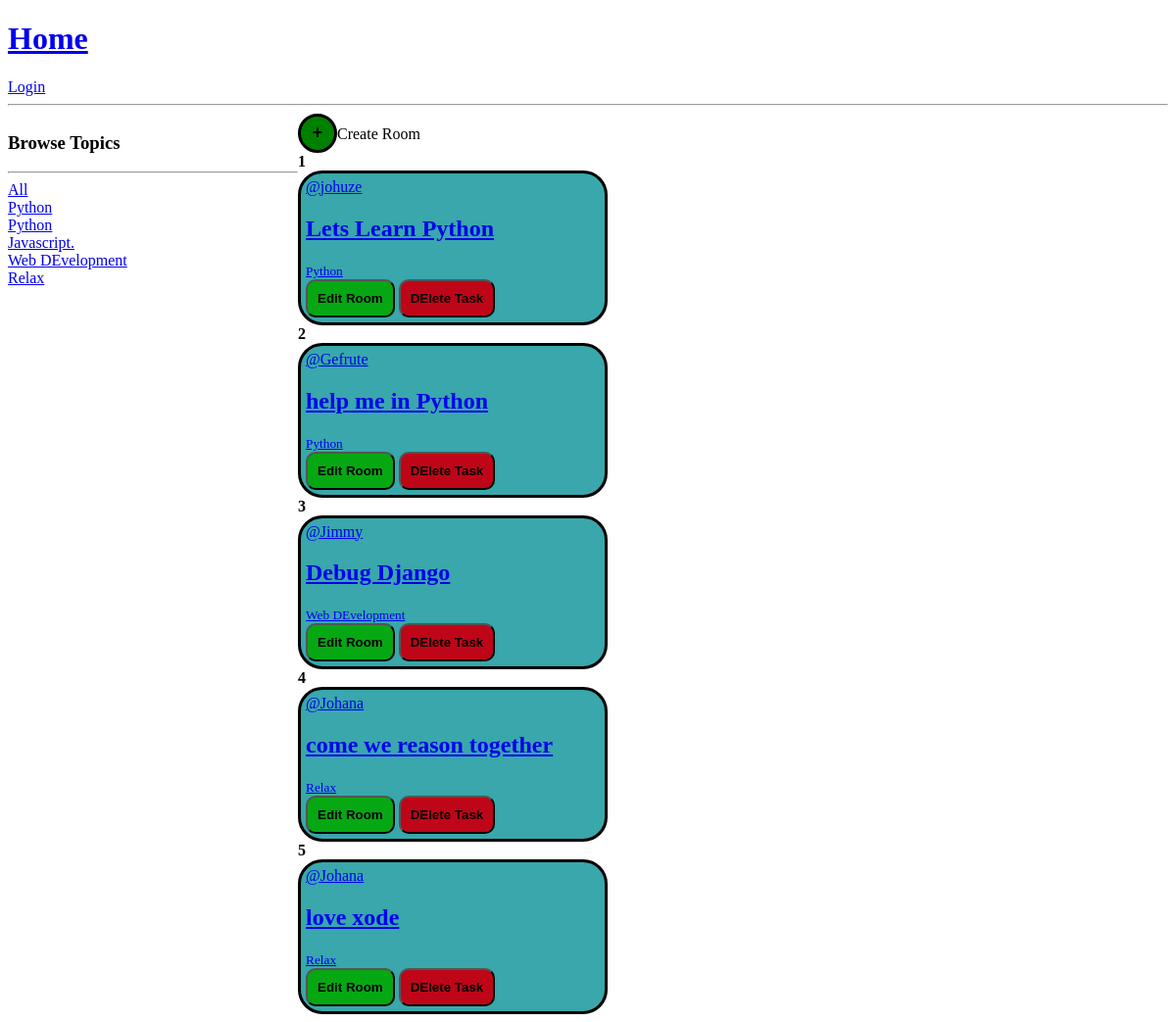
The app's page /, older data.
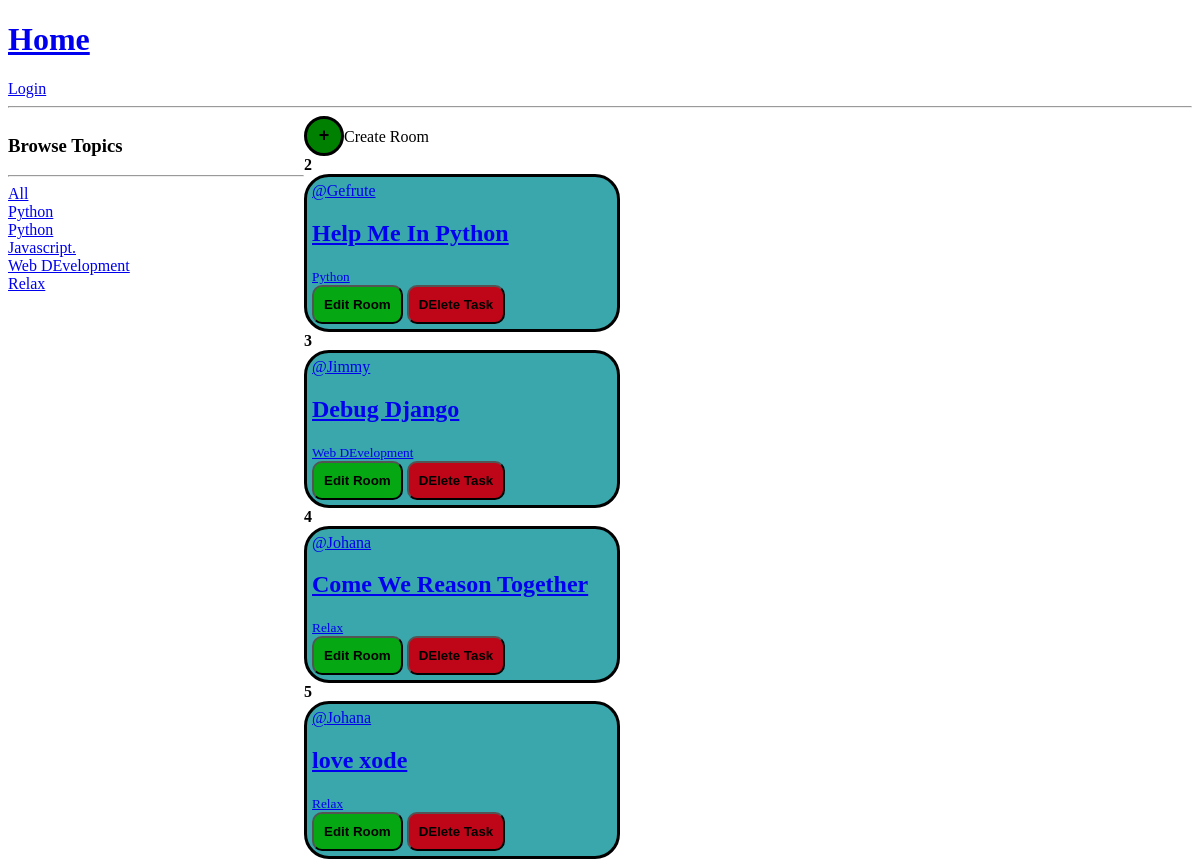
The same page, newer data.
### Rooms/models.py (models this page shows, shortened)
class Topic(models.Model):
    name = models.CharField(max_length = 200)
    description = models.TextField(null = True, blank = True)
    def __str__(self):
        return self.name

class Room(models.Model):
    host = models.ForeignKey(User, on_delete = models.CASCADE)
    topic = models.ForeignKey(Topic, on_delete = models.SET_NULL, null = True)
    name = models.CharField(max_length = 200)
    description = models.TextField(null = True, blank = True)
    updated = models.DateTimeField(auto_now = True)
    created = models.DateTimeField(auto_now_add = True)

### Rooms/views.py (the view)
# urls.py: 2. Add a URL to urlpatterns:  path('', views.home, name='home')
def home(request):
    q = request.GET.get('q')
    context = {'rooms':rooms, "topics":topics}
    return render(request,'Rooms/home.html',context)

### Rooms/templates/Rooms/home.html (shortened to what this page needs)
{% include 'navbar.html' %}
<div class="mainContainer">
    <div class="Navigation">
        <h3>Browse Topics</h3>
        <hr>
        <a href="{% url 'home' %}">All</a>
        {% for topic in topics %}
            <div class="specificTopic">
            <a href="{% url 'home' %}?q={{topic.name}}">{{topic.name}}</a>
            </div>
        {% endfor %}
    </div>
    <div class="chatrooms">
        <div>
            <a href="{% url 'createRoom' %}"><button style="background-color: green; width: 40px;height: 40px;border-radius: 40px;border: solid;text-align: center;font-size: large;"><b>+</b></button></a>Create Room
            <br>
            {% for room in rooms %}
                <b>{{room.id}}</b>
                <a href="{% url 'room' room.id %}">
                    <div style="width:300px; border:solid;border-radius: 25px;text-decoration: none;padding: 5px;background-color: rgba(8, 145, 150, 0.8);">
                        <span>@{{room.host}}</span>
                        <h2 style="text-decoration: none;">{{room.name}}</h2>
                        <small>{{room.topic}}</small>
                        <br>
                        <a href="{% url 'updateRoom' room.id %}"><button style="background-color: rgb(5, 168, 18);border-radius: 10px;padding: 10px;"><b>Edit Room</b></button></a>
                        <a href="{% url 'deleteRoom' room.id %}"><button style="background-color: rgb(190, 6, 24);border-radius: 10px;padding: 10px;"><b>DElete Task</b></button></a>
                        <br>
                    </div>
            {% endfor %}
        </div>
    </div>
</div>

Row changes from the older to the newer data that the page shows:
removed Room: id "1", host "johuze", name "Lets Learn Python", topic "Python"
changed Room "Gefrute": name "help me in Python" → "Help Me In Python"
changed Room id 4: name "come we reason together" → "Come We Reason Together"
